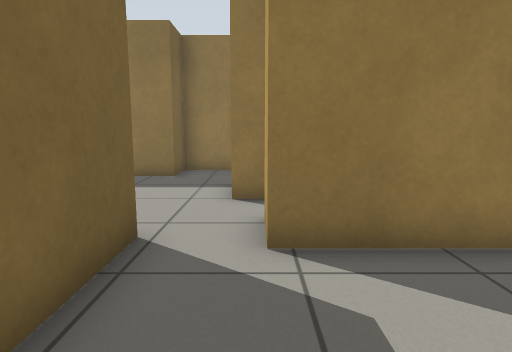
[1] (above)

17 first-person views from a walk through a world built for the Gazebo simulator. The camera is 0.79 m above the floor, tilts 8° down and sees 75° across. The lines on the ground mark 1 m squares. The floor is counted in squares, 0.5 m on a side. Each view is taken from the middle of a square. On the plan, view 1 faces up. The plan holds only what a view shows up to about 16 squares ahead; the rest is blank.

[2]
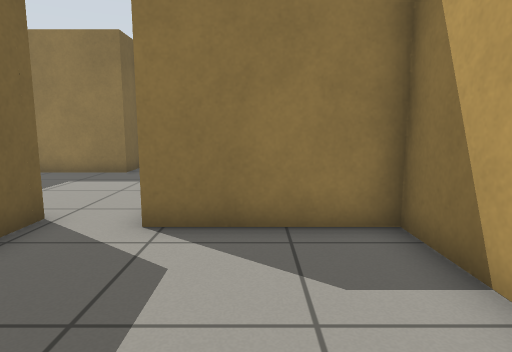

[3]
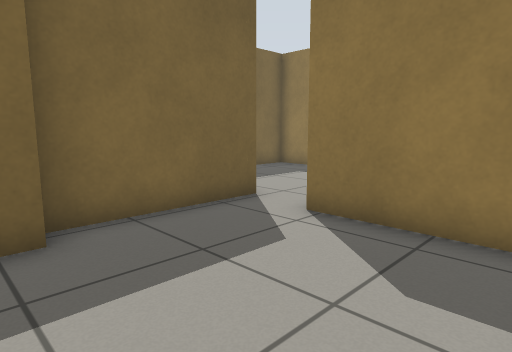

[4]
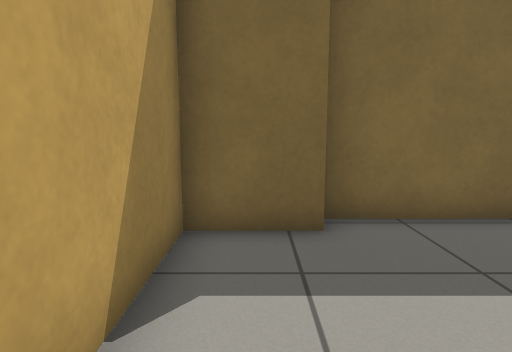

[5]
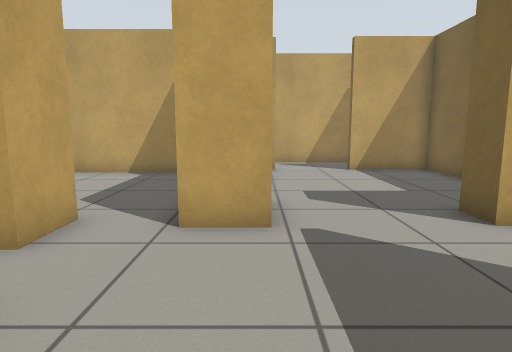

[6]
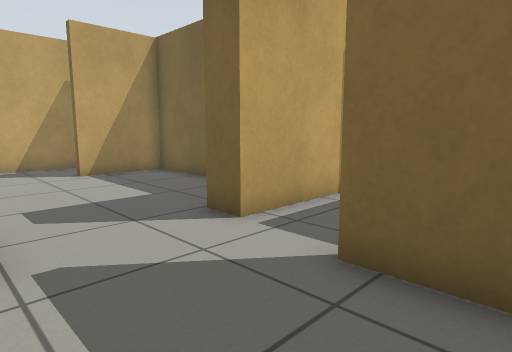

[7]
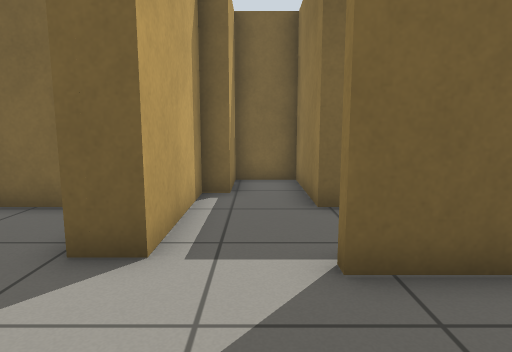

[8]
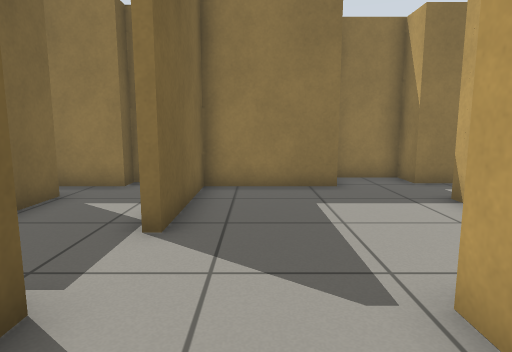

[9]
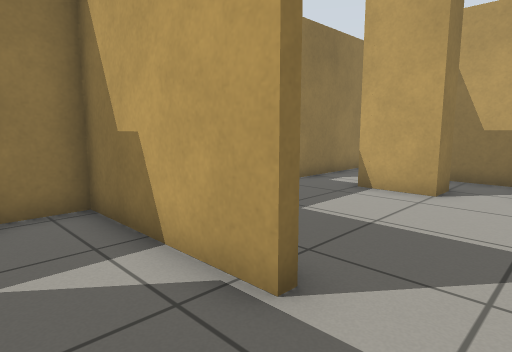

[10]
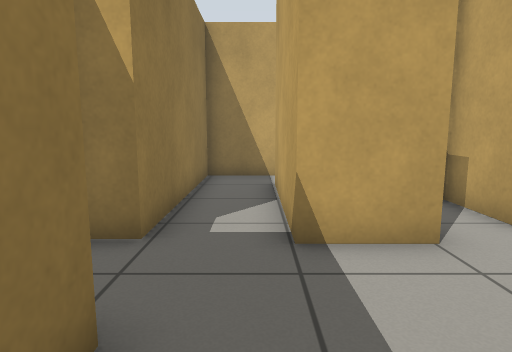

[11]
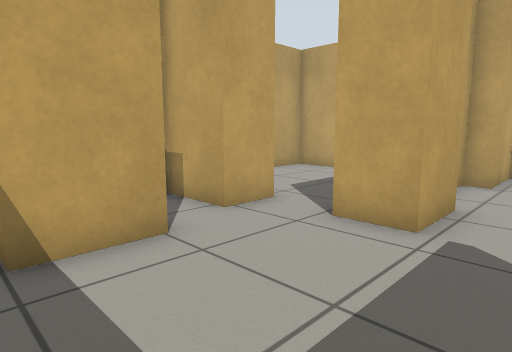

[12]
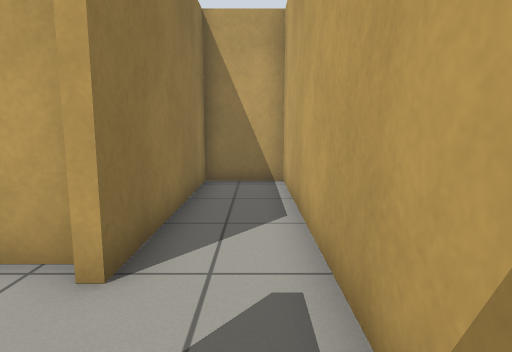

[13]
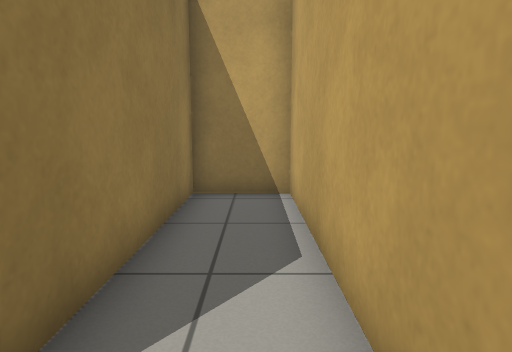

[14]
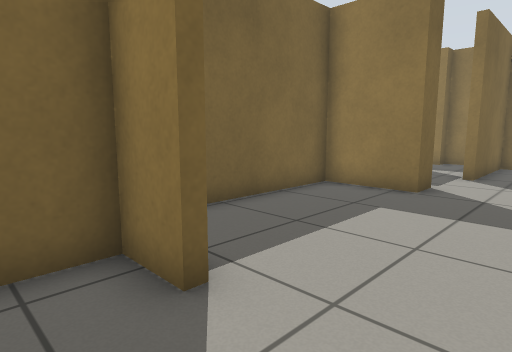

[15]
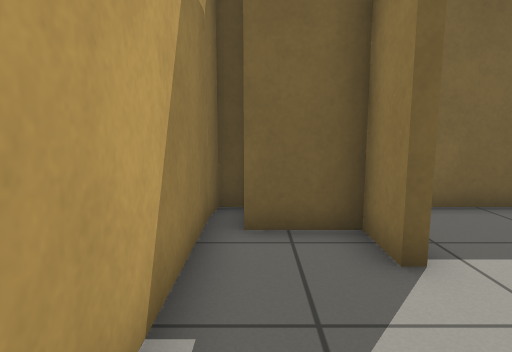

[16]
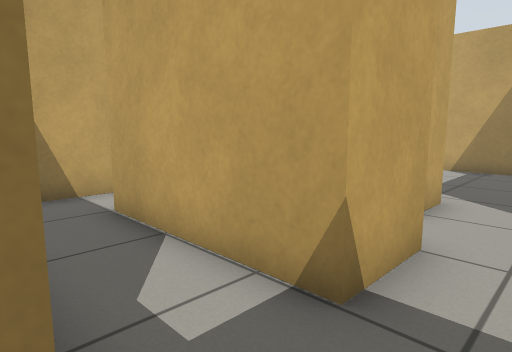

[17]
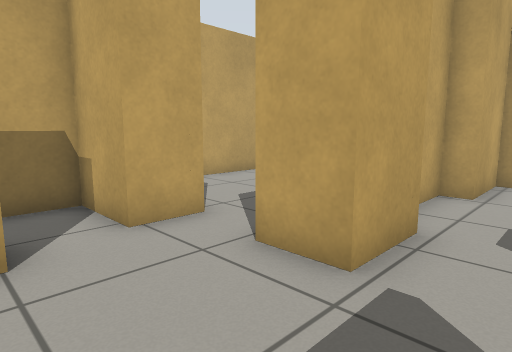

### Floor plan
Ten units are one square. View 1 is at (0, 0); x grows to the right and y downward. Boxes are objects, and circles mark ways between rooms. Rooms are numbered by the first view taken in them; rooms with no view inside come last. Other rooms are left out.
<svg viewBox="-138 -134 206 197">
<path fill="none" stroke="#000" d="M-10 -1 -10 21 44 21 44 -43 1 -43 1 -58M-17 -48 -17 -1M5 -75 -6 -75 -6 -95 45 -95M1 -58 23 -58 23 -80M-33 -48 -17 -48M63 -86 63 -117 -4 -117 -4 -129 -27 -129 -27 -112 -65 -112 -65 -69M-33 -27 -33 -48M-70 -48 -70 -37 -96 -37 -96 30 -66 30M-33 30 -33 6 -26 6 -26 -7M-67 -69 -67 -119 -86 -119 -86 -112 -105 -112M-96 -99 -96 -73 -133 -73 -133 -54 -111 -54 -111 -48 -70 -48M-39 30 -33 30M-66 34 -81 34 -81 52M-90 58 31 58 31 34 -38 34"/>
<circle cx="-5" cy="-50" r="3" fill="#2a7"/>
<circle cx="-45" cy="-55" r="3" fill="#2a7"/>
<circle cx="-50" cy="-40" r="3" fill="#2a7"/>
<circle cx="-50" cy="30" r="3" fill="#2a7"/>
<text x="20" y="-20">1</text>
<text x="-10" y="-90">2</text>
<text x="-60" y="-10">3</text>
<text x="-80" y="-70">4</text>
<text x="-30" y="40">5</text>
</svg>
Room 1 opens to room 2. Room 2 opens to room 4. Room 3 opens to room 4. Room 3 opens to room 5.

Where each view was taken, in squares from view 1:
view 1: 0 up, 0 right, facing up
view 2: 1 down, 2 right, facing up
view 3: 1 down, 4 right, facing up-left
view 4: 1 down, 4 right, facing left
view 5: 10 up, 3 left, facing down
view 6: 9 up, 3 left, facing down-left
view 7: 6 up, 3 left, facing left
view 8: 2 up, 5 left, facing up
view 9: 5 up, 9 left, facing up-right
view 10: 10 up, 5 left, facing right
view 11: 10 up, 5 left, facing down-right
view 12: 5 down, 7 left, facing right
view 13: 5 down, 5 left, facing right
view 14: 5 down, 4 left, facing up-left
view 15: 5 down, 3 left, facing left
view 16: 12 up, 2 left, facing down-right
view 17: 8 up, 5 left, facing down-right
